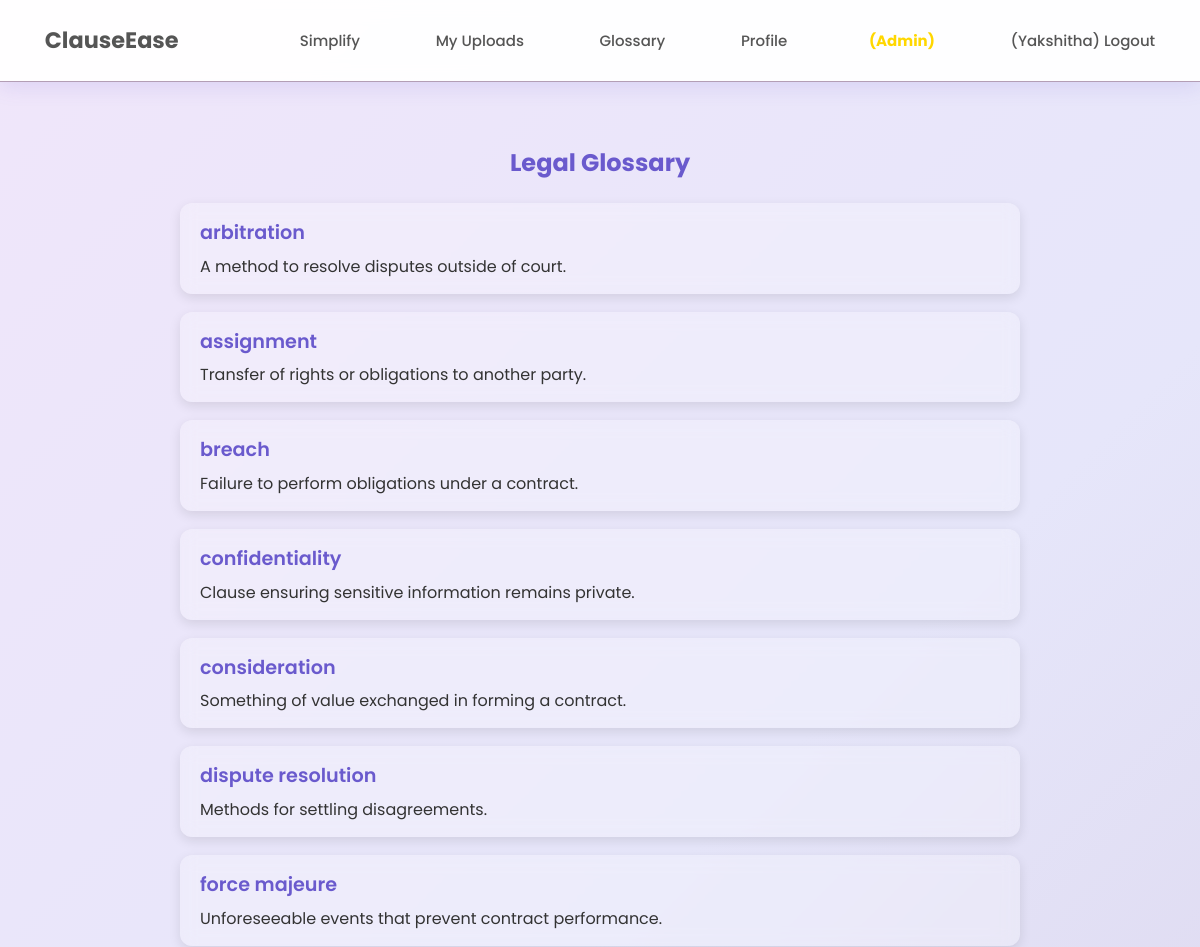
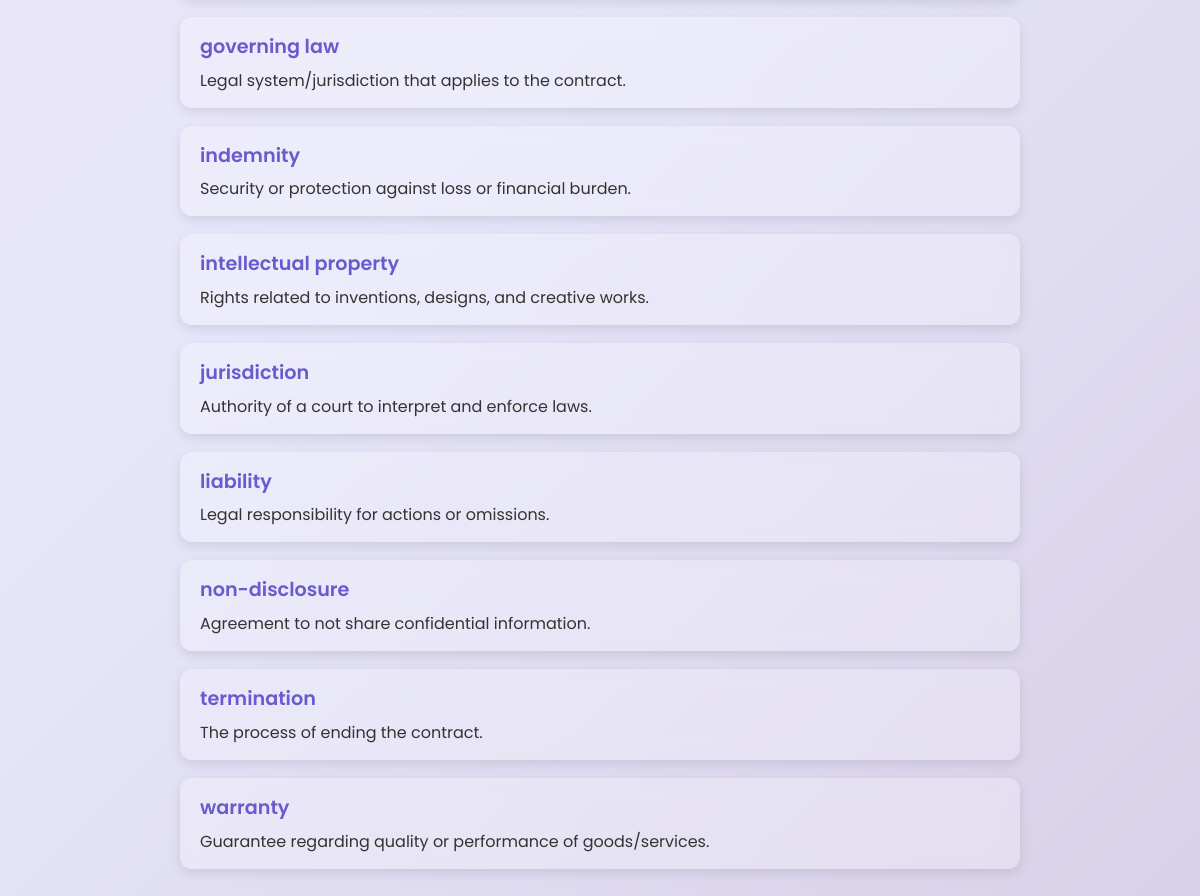
The app's page /glossary (signed in) with its own data (2 pictures, top to bottom).
### app.py (models this page shows)
class GlossaryTerm(db.Model):
    id = db.Column(db.Integer, primary_key=True)
    term = db.Column(db.String(100), unique=True, nullable=False)
    meaning = db.Column(db.Text, nullable=False)

### app.py (the view)
@app.route("/glossary")
def glossary():
    if "user_id" not in session:
        return redirect(url_for("login"))
    terms = GlossaryTerm.query.order_by(GlossaryTerm.term.asc()).all()
    return render_template("glossary.html", terms=terms)

### templates/glossary.html
{% extends "base.html" %}
{% block content %}
<div class="glossary-container">
    <h2>Legal Glossary</h2>
    {% if terms %}
    <div class="glossary-list">
        {% for t in terms %}
        <div class="glossary-item">
            <h3>{{ t.term }}</h3>
            <p>{{ t.meaning }}</p>
        </div>
        {% endfor %}
    </div>
    {% else %}
    <p class="no-data">No glossary terms available yet.</p>
    {% endif %}
</div>
{% endblock %}

### static/style.css (style rules this page uses)
:root { --light-lavender: #E6E6FA; --medium-lavender: #B39EB5; --dark-lavender: #6A5ACD; --white: #FFFFFF; --text-dark: #2E2E2E; --text-light: #555555; --success: #2ECC71; --error: #DC3545; }
* { margin: 0; padding: 0; box-sizing: border-box; }
body { margin: 0; font-family: 'Poppins', sans-serif; background: linear-gradient(135deg, #F0E6FA 0%, #E6E6FA 50%, #D8D0E8 100%); color: var(--text-dark); line-height: 1.6; overflow-x: hidden; position: relative; min-height: 100vh; }
body::before { content: ''; position: fixed; width: 600px; height: 600px; background: radial-gradient(circle, rgba(106, 90, 205, 0.2) 0%, rgba(179, 158, 181, 0.1) 25%, transparent 70%); border-radius: 50%; pointer-events: none; transform: translate(-50%, -50%); transition: opacity 0.3s ease; opacity: 0; z-index: 1; left: var(--mouse-x, 50%); top: var(--mouse-y, 50%); }
.glossary-container { padding: 30px; max-width: 900px; margin: auto; animation: fadeIn 0.6s ease-in-out; }
.glossary-container h2 { color: var(--dark-lavender); margin-bottom: 20px; text-align: center; }
.glossary-list { display: flex; flex-direction: column; gap: 18px; }
.glossary-item { background: rgba(255, 255, 255, 0.25); border-radius: 12px; padding: 15px 20px; box-shadow: 0 4px 12px rgba(0,0,0,0.1); backdrop-filter: blur(8px); transition: all 0.3s ease; }
.glossary-item h3 { margin: 0 0 6px 0; color: var(--dark-lavender); font-size: 1.2rem; font-weight: 600; }
.glossary-item p { margin: 0; color: #333; line-height: 1.5; }

### records on screen
GlossaryTerm: term "arbitration", meaning "A method to resolve disputes outside of court."
GlossaryTerm: term "assignment", meaning "Transfer of rights or obligations to another party."
GlossaryTerm: term "breach", meaning "Failure to perform obligations under a contract."
GlossaryTerm: term "confidentiality", meaning "Clause ensuring sensitive information remains private."
GlossaryTerm: term "consideration", meaning "Something of value exchanged in forming a contract."
GlossaryTerm: term "dispute resolution", meaning "Methods for settling disagreements."
GlossaryTerm: term "force majeure", meaning "Unforeseeable events that prevent contract performance."
GlossaryTerm: term "governing law", meaning "Legal system/jurisdiction that applies to the contract."
GlossaryTerm: term "indemnity", meaning "Security or protection against loss or financial burden."
GlossaryTerm: term "intellectual property", meaning "Rights related to inventions, designs, and creative works."
GlossaryTerm: term "jurisdiction", meaning "Authority of a court to interpret and enforce laws."
GlossaryTerm: term "liability", meaning "Legal responsibility for actions or omissions."
GlossaryTerm: term "non-disclosure", meaning "Agreement to not share confidential information."
GlossaryTerm: term "termination", meaning "The process of ending the contract."
GlossaryTerm: term "warranty", meaning "Guarantee regarding quality or performance of goods/services."

### other values on screen
{{ session.get('username') }} "Yakshitha"
